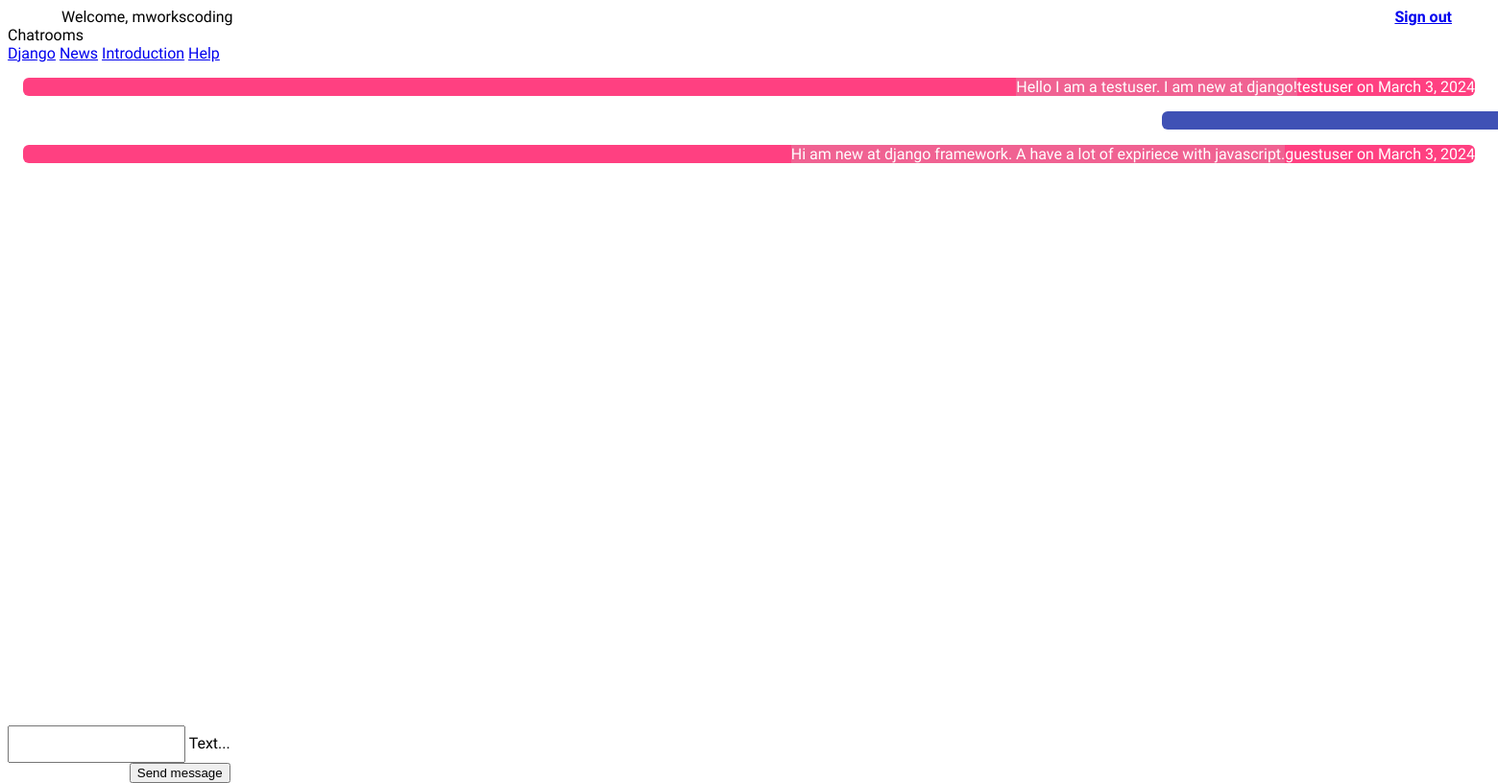
The page /chat/introduction (signed in) on the database its author committed.
### chat/models.py (models this page shows)
class Message(models.Model):
    text = models.CharField(max_length=500)
    created_at = models.DateField(default=date.today)
    chat = models.ForeignKey(Chat, on_delete=models.CASCADE, related_name='chat_message_set', default=None, blank=True, null=True)
    author = models.ForeignKey(settings.AUTH_USER_MODEL, on_delete=models.CASCADE, related_name='author_message_set')
    receiver = models.ForeignKey(settings.AUTH_USER_MODEL, on_delete=models.CASCADE, related_name='receiver_message_set')

### chat/views.py (the view)
# urls.py: path('chat/', index),
@login_required(login_url='/login/')#redirect if not logged in
def index(request):
    index_chat = request.path.find("/chat/")     # get url name
    if index_chat != -1: # Extract the substring after "/chat/"
        chat_name = request.path[index_chat + len("/chat/"):]
    else:
        print("Not found in the path.")
        chat_name = ''
    if chat_name == '':
        redirect_to = request.GET.get('next', '/chat/django')
        return HttpResponseRedirect(redirect_to)
    chat_object = 1
    if chat_name == 'django':
        chat_object = 1
    elif chat_name == 'news':
        chat_object = 2
    elif chat_name == 'introduction':
        chat_object = 3
    elif chat_name == 'help':
        chat_object = 4
    else:
        chat_object = 1  # Default to 'django' if no chat room is specified
    if request.method == 'POST':
        mychat = Chat.objects.get(id=chat_object)
        new_message = Message.objects.create(text=request.POST['textmessage'] ,chat=mychat, author=request.user, receiver=request.user)
        serialized_obj = serializers.serialize('json', [new_message, ])
        return JsonResponse(serialized_obj[1:-1], safe=False)
    chatMessages = Message.objects.filter(chat__id=chat_object)
    return render(request, 'chat/index.html', {'messages': chatMessages, 'chat_name' : chat_name })

### chat/templates/chat/index.html (shortened to what this page needs)
{% extends "master.html" %}
{% block content %}
{% if request.user.is_authenticated %}
<div class="chat-content" id="messageContainer">
  {% for message in messages %}
  {% if message.author == request.user %}
    <div class="demo-card-square mdl-card mdl-shadow--2dp mdl-card-user">
    </div>
{% else %}
  <div class="demo-card-square mdl-card mdl-shadow--2dp mdl-card-not-user">
    <div class="mdl-card__supporting-text mdl-card-not-user-text">
      {{ message.text }}
    </div>
    <div class="mdl-card__actions mdl-card--border">
      <span class="mdl-card__supporting-text">
        {{ message.author.username }} on {{ message.created_at }}
      </span>
    </div>
  </div>
{% endif %} {% endfor %}
</div>
<div class="mdl-card__actions mdl-card--border mdl-card-center input-send-div">
  <form onsubmit="sendMessage('{{ chat_name }}'); return false;" method="POST">
    <div class="mdl-textfield mdl-js-textfield mdl-textfield--floating-label">
      <input
        class="mdl-textfield__input"
        name="textmessage"
        type="text"
        id="messageField"
        required
      />
      <label class="mdl-textfield__label" for="messageField">Text...</label>
    </div>
    <button
      class="mdl-button mdl-js-button mdl-button--raised mdl-button--colored"
    >
      Send message
    </button>
  </form>
</div>
{% else %}
<p class="signin-signup mdl-card-center">
  You are not logged in. Please log in <a href="/login/"><b>here</b></a> to read
  your Messages
</p>
{% endif %}
{% endblock %}

### templates/master.html (shortened to what this page needs)
<!DOCTYPE html>
<html lang="en">
  <head>
    {% load static %}
    <link rel="stylesheet" href="{% static 'css/fonts.css' %}">
    <link rel="stylesheet" href="{% static 'css/style.css' %}" />
    <link rel="stylesheet" href="https://code.getmdl.io/1.3.0/material.indigo-pink.min.css" />
  </head>
 <body>
  <div class="mdl-layout mdl-js-layout">
    <header class="mdl-layout__header mdl-layout__header--scroll">
      <div class="mdl-layout__header-row" style="display: flex; align-items: center; justify-content: space-between;">
        {% if request.user.is_authenticated %}
        <span class="mdl-layout-title" style="margin-left: 16px">Welcome, {{ request.user.username }}</span>
        <span class="mdl-layout-title"><a href="/sign_out/"><b>Sign out</b></a></span>
        {% else %}
        <span class="mdl-layout-title">Django Chat App</span>
        {% endif %}
      </div>
    </header>
    {% if request.user.is_authenticated %}
    <div class="mdl-layout__drawer">
      <span class="mdl-layout-title">Chatrooms</span>
      <nav class="mdl-navigation">
        <a class="mdl-navigation__link" href="/chat/django">Django</a>
        <a class="mdl-navigation__link" href="/chat/news">News</a>
        <a class="mdl-navigation__link" href="/chat/introduction">Introduction</a>
        <a class="mdl-navigation__link" href="/chat/help">Help</a>
      </nav>
    </div>
    {% endif %}
      <div>
        {% block content%}
         {% endblock %}
    </div>
  </div>
  </body>
</html>

### static/css/style.css (style rules this page uses)
html { scroll-behavior: smooth; }
body { min-height: 100vh; font-family: 'Roboto', sans-serif; }
.mdl-layout { height: calc(100vh - 105px) !important; }
.mdl-textfield__input { line-height: 2.5 !important; }
.mdl-card { border-radius: 6px !important }
.mdl-card-center { display: flex; flex-direction: column; align-items: center; }
.mdl-layout__header-row { padding: 0 40px 0 40px !important; }
.mdl-card-user { min-height: unset !important; background-color: #3f51b5 !important; display: flex !important; justify-content: flex-end !important; position: relative !important; left: calc(100vw - 374px) !important; margin: 16px !important; }
.mdl-card-not-user { min-height: unset !important; background-color: rgb(255, 64, 129) !important; display: flex !important; justify-content: flex-end !important; position: relative !important; margin: 16px !important; }
.mdl-card-not-user-text { background-color: #f06292 !important; }
.input-send-div { position: fixed; bottom: 0; background-color: white !important; z-index: 1; }
.mdl-card__supporting-text { color: white !important; }
.mdl-card__actions { text-align: end !important; }

### rows shown on the page
Message: text "Hello I am a testuser. I am new at django!", author.username "testuser", created_at "March 3, 2024"
Message: text "Hi am new at django framework. A have a lot of expiriece with javascript.", author.username "guestuser", created_at "March 3, 2024"

### other values the page prints
{{ request.user.username }} "mworkscoding"
